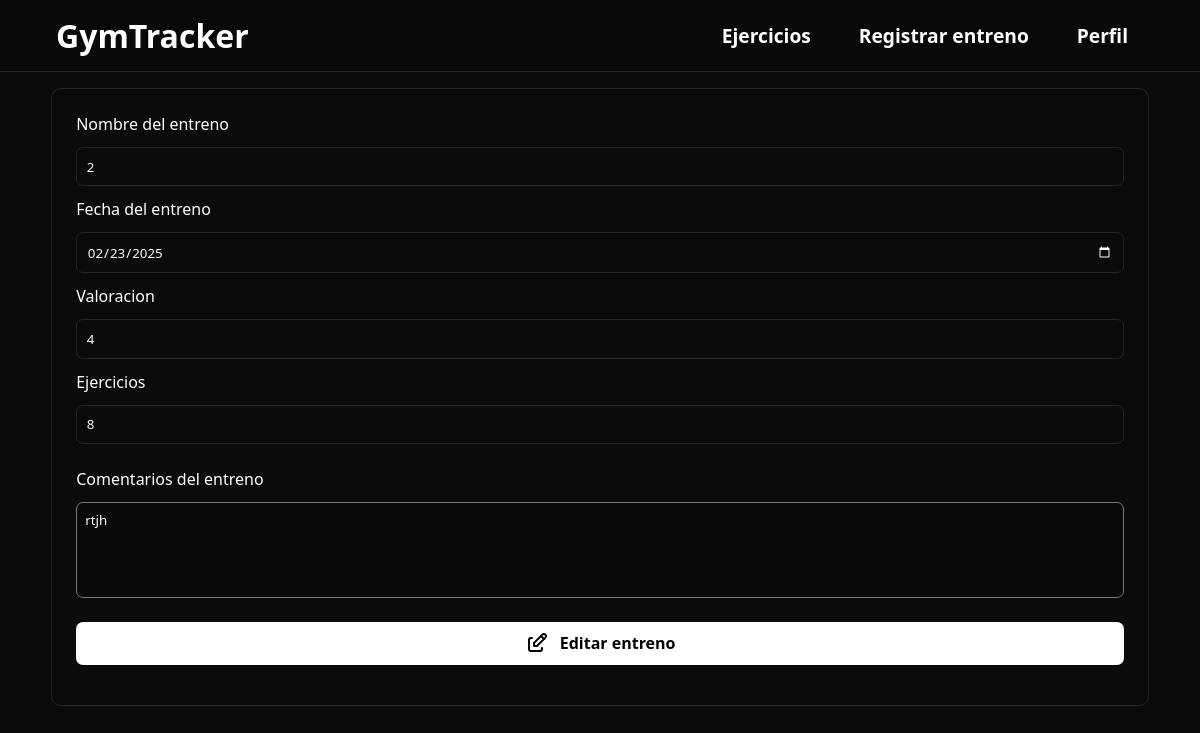
The app's page /registrarEntreno/6/editar (signed in), older data.
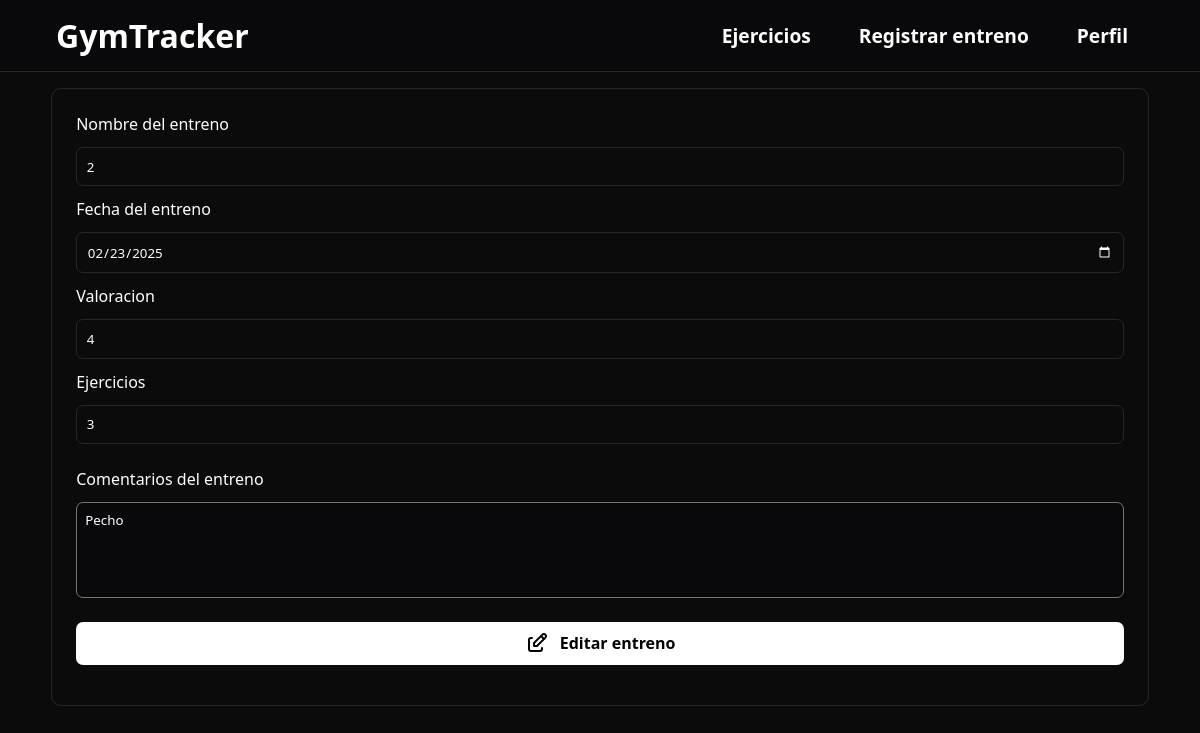
The same page, newer data.
### gymApp/models.py (models this page shows, shortened)
class Entreno(models.Model):
    usuario = models.ForeignKey(User, on_delete=models.CASCADE)
    nombre = models.CharField(max_length=100)
    fecha = models.DateField()
    valoracion = models.IntegerField()
    numero_ejercicios = models.IntegerField()
    comentarios = models.CharField(max_length=300, null=True)
    class Meta:
        verbose_name = 'Entreno'
        verbose_name_plural = 'Entrenos'

### gymApp/views.py (the view)
# urls.py: path('registrarEntreno/<int:pk>/editar', EditarEntreno.as_view(), name='editarEntreno'),
class EditarEntreno(LoginRequiredMixin, UpdateView):
    model = Entreno
    template_name = 'gymApp/editarEntreno.html'
    form_class = RegistrarEntrenamiento
    success_url = reverse_lazy('registrarEntreno')

### gymApp/forms.py
class RegistrarEntrenamiento(forms.ModelForm):
    class Meta:
        model = Entreno
        fields = ['nombre', 'fecha', 'valoracion', 'numero_ejercicios', 'comentarios']
        widgets = {
            'nombre': forms.TextInput(attrs={
                'placeholder': 'Nombre del entreno'
            }),
            'fecha': forms.DateInput(attrs={
                'type': 'date'
            }),
            'valoracion': forms.NumberInput(attrs={
                'min': 1,
                'max': 5,
                'placeholder': 'Valoración del 1 al 5'
            }),
            'comentarios': forms.Textarea(attrs={
                'placeholder': 'Añade tus comentarios',
                'style': 'resize:none;'
            }),
        }

### gymApp/templates/gymApp/editarEntreno.html (shortened to what this page needs)
{% extends 'gymApp/base.html' %}
{% block header %}
<header class="header-noprincipal">
    <a href="{% url 'principal' %}">
        <h1>GymTracker</h1>
    </a>
    <div class="lista-enlaces">
        <a href="{% url 'anadirEjercicio' %}">Ejercicios</a>
        <a href="{% url 'registrarEntreno' %}">Registrar entreno</a>
        {% if user.is_authenticated %}
        <a class="open_submenu">Perfil</a>
        {% else %}
        <a href="{% url 'login' %}">Iniciar sesión</a>
        <a href="{% url 'registroUsuario' %}">Registrate</a>
        {% endif %}
    </div>
</header>
{% endblock %}
{% block contenido %}
<main id="main-entreno">
    <article class="card-login">
        <form action="" method="post" id="form-entreno">
            <label>Nombre del entreno</label>
            {{ form.nombre }}
            <label>Fecha del entreno</label>
            {{ form.fecha }}
            <label>Valoracion</label>
            {{ form.valoracion }}
            <label>Ejercicios</label>
            {{ form.numero_ejercicios }}
            <div id="div-comentarios">
                <label id="label-comentario">Comentarios del entreno</label>
                {{ form.comentarios }}
            </div>
            <button type="submit" class="boton-agregar">
                Editar entreno
            </button>
        </form>
    </article>
</main>
{% endblock %}

Row changes from the older to the newer data that the page shows:
changed Entreno: numero_ejercicios "8" → "3"; comentarios "rtjh" → "Pecho"
